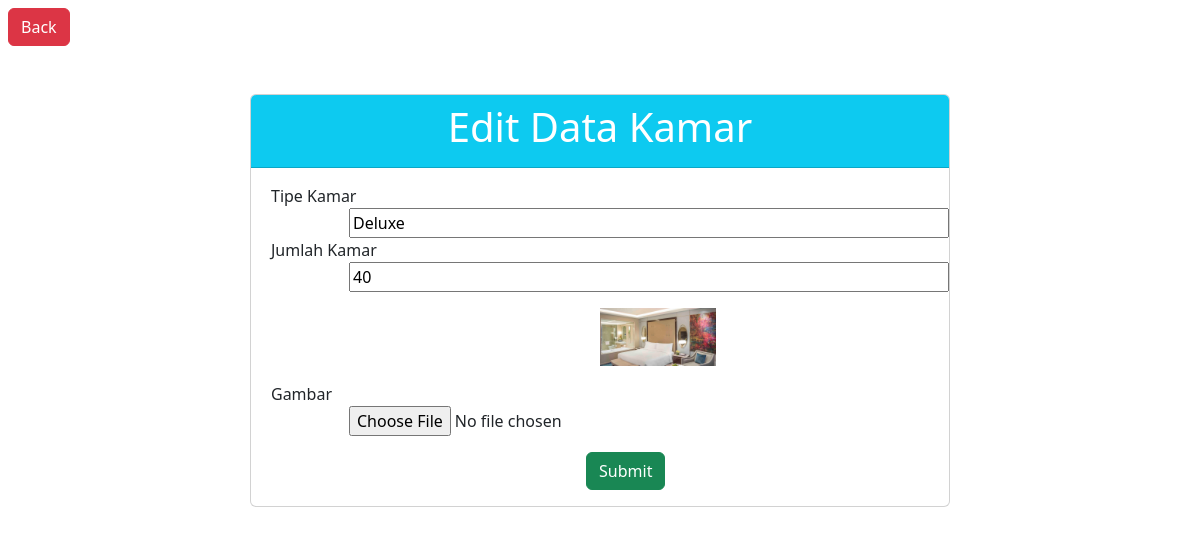
Screenshot of /admin/edit/edit_kamar.php?id=7 with the database file from the repository.
### tables this page shows
CREATE TABLE `kamar` (
  `id_kamar` int(11) NOT NULL,
  `id_admin` int(11) NOT NULL,
  `tipe_kamar` varchar(30) NOT NULL,
  `jumlah_kamar` int(2) NOT NULL,
  `gambar` varchar(100) NOT NULL
);

### admin/edit/edit_kamar.php (the view, shortened to what this page needs)
<?php
    include "../../DB/koneksi.php";
    $id = $_GET["id"];
    $halaman = $_GET["halaman"];
    $result = mysqli_query($koneksi, "SELECT * FROM kamar WHERE id_kamar = $id");
    $data = mysqli_fetch_assoc($result);
?>
<link rel="stylesheet" href="../../bootstrap/css/bootstrap.min.css">
<link rel="stylesheet" href="../../css/pesan.css">
<a href="../kamar.php?halaman=<?= $halaman ?>" class="btn btn-danger mt-2 ms-2">Back</a>
<div class="col-lg-7 mx-auto my-5">
    <div class="card card-primary card-outline">
        <div class="card-header bg-info">
            <h1 class="text-center text-white">Edit Data Kamar</h1>
        </div>
        <form action="../proses_edit/prosesEdit_kamar.php" class="mt-3 mb-3" method="post" onsubmit="return validasi()" enctype="multipart/form-data">
            <label for="tipe_kamar">Tipe Kamar</label>
            <input type="text" name="tipe_kamar" id="tipe_kamar" value="<?= $data['tipe_kamar']?>">
            <br><br>
            <label for="jml_kamar">Jumlah Kamar</label>
            <input type="number" id="jml_kamar" name="jml_kamar" value="<?= $data['jumlah_kamar'] ?>">
            <br><br>
            <?php
                if($data["gambar"] >= 1){
            ?>
            <div>
                <img src="../../image/kamar/<?= $data["gambar"] ?>" class="img-preview1 img-fluid mb-3 mt-3 col-sm-2 ms-auto img1">
            </div>
            <?php
                }
            ?>
            <label for="gambar">Gambar</label>
            <input type="file" name="gambar" id="gambar" onchange="previewImage1()">
            <br><br>
            <button class="btn btn-success mt-3" type="submit" name="submit">Submit</button>
        </form>
    </div>
</div>

### css/pesan.css (style rules this page uses)
form { overflow: hidden; }
label { float: inline-start; padding-right: 5px; width: 250px; margin-left: 20px; }
input { float: inline-end; width: 600px; }
button { margin-left: 48%; }

### admin/edit/edit_kamar.php (style rules this page uses)
.img1 { margin-left: 50% !important; margin-right: auto !important; }

### rows the page displays
kamar: tipe_kamar "Deluxe", jml_kamar "40", gambar (picture)
